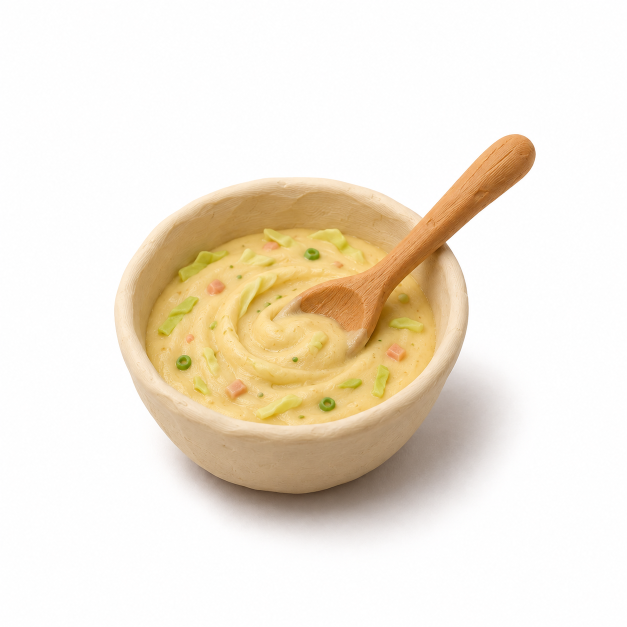
#> input picture artwork/clay-v3/batter.png, 1254 x 1254 px (shown at 1/2 size); its folder holds only this picture in this run
$ python cutout.py
#> lines starting #> are read from the running program, lines starting #| are printed output that depends on the picture; after the words box and inside, x2 and y2 are one past the last pixel; in counts of white or black regions, pixels touching at a corner belong together
# Transparent cut-outs for the clay-v3 set: Vision subject mask + coloured pieces + the soft shadow kept as translucent dark.
import glob, os
import numpy as np
from PIL import Image, ImageFilter
S = os.path.dirname(os.path.abspath(__file__))
R = os.path.abspath(os.path.join(S, '..', '..')) + '/'  # repo root; Vision masks (from lift.swift) sit beside this script as <name>.png
def cut(n):
#> called with n = 'batter'
    src = np.asarray(Image.open(R + f'artwork/clay-v3/{n}.png').convert('RGB')).astype(np.float32)
    corner = np.median(src[:24, :24].reshape(-1, 3), axis=0).min()
#> corner = 254
    src = np.minimum(255, src * 255 / max(235, corner - 1))
    vis = Image.open(f'{S}/{n}.png').convert('RGBA').getchannel('A')
#> vis: PIL image 1254x1254 L; every value is 255
    vis = np.asarray(vis.filter(ImageFilter.MinFilter(3)).filter(ImageFilter.GaussianBlur(0.8))).astype(np.float32) / 255
#> vis: shape (1254, 1254) float32; every value is 1
    mn, mx = src.min(axis=2), src.max(axis=2)
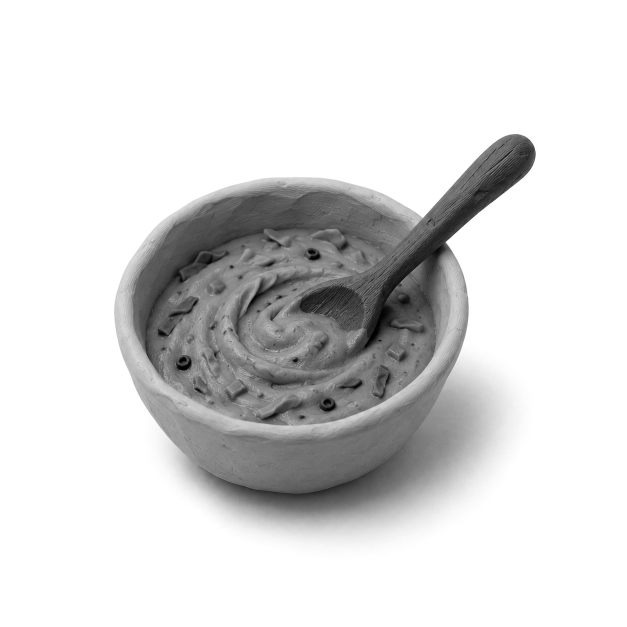
#> mn: shape (1254, 1254) float32 (shown at 1/2 size); min 0, max 255, mean 217.9
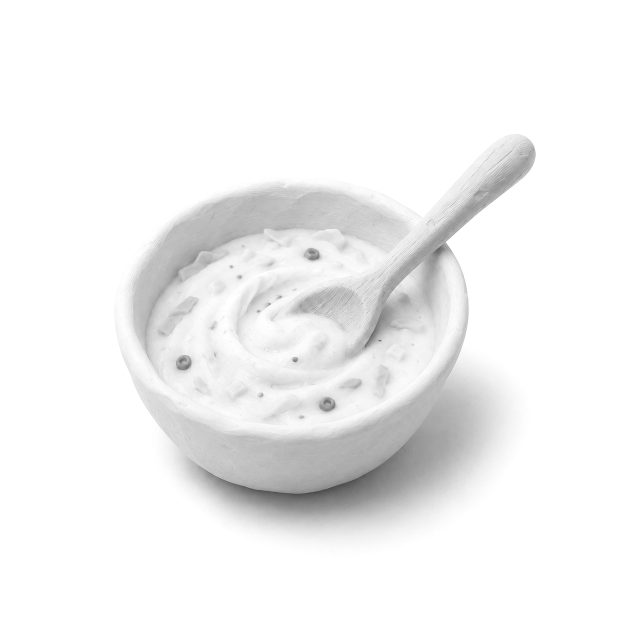
#> mx: shape (1254, 1254) float32 (shown at 1/2 size); min 61.48, max 255, mean 242.2
    extra = ((mx - mn > 30) | (mn < 150)).astype(np.uint8) * 255
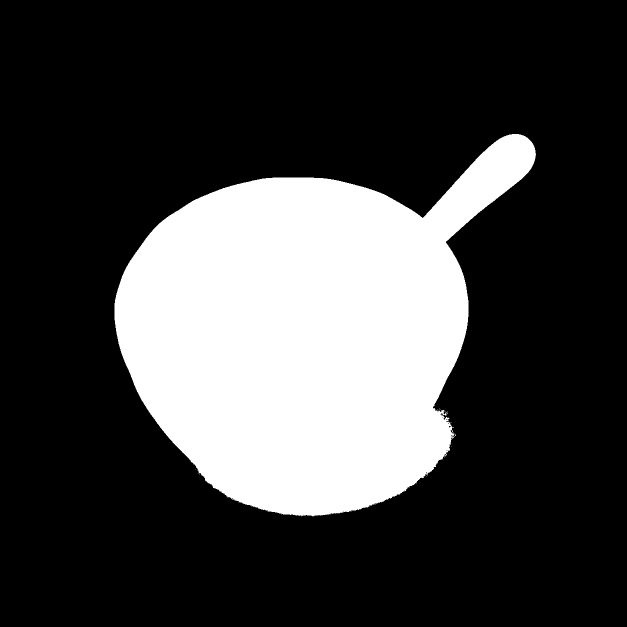
#> extra: shape (1254, 1254) (shown at 1/2 size); 25.1% white; 18 white regions (17 under 20 px), largest, box (x1, y1, x2, y2) and area: (229, 268, 1072, 1033) 395389
    extra = Image.fromarray(extra).filter(ImageFilter.MaxFilter(5)).filter(ImageFilter.MinFilter(7)).filter(ImageFilter.GaussianBlur(1))
#> extra: PIL image 1254x1254 L
    op = np.maximum(vis, np.asarray(extra).astype(np.float32) / 255)
    a = np.clip((1 - mn / 255 - 0.02) / 0.98, 0, 1)
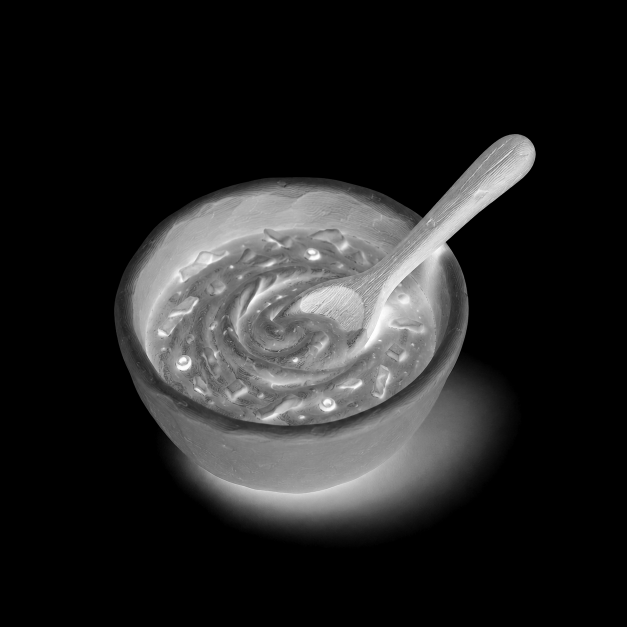
#> a: shape (1254, 1254) float32 (shown at 1/2 size); min 0, max 1, mean 0.142
    c2a = np.where(a[..., None] > 0.004, (src - (1 - a[..., None]) * 255) / np.maximum(a[..., None], 0.004), 0)
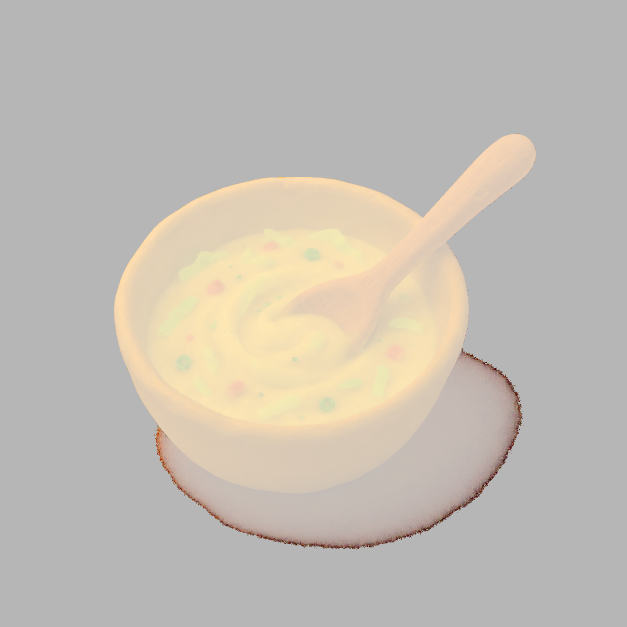
#> c2a: shape (1254, 1254, 3) float32 (shown at 1/2 size); mean R, G, B 44.9, 24.1, -5.8; drawn with min black and max white
    rgb = src * op[..., None] + np.clip(c2a, 0, 255) * (1 - op[..., None])
    alpha = op + (1 - op) * a
    return Image.fromarray(np.dstack([rgb, alpha * 255]).clip(0, 255).astype(np.uint8), 'RGBA'), alpha
names = sorted(os.path.basename(f)[:-4] for f in glob.glob(R + 'artwork/clay-v3/*.png') if os.path.basename(f) not in ('bowl-3.png', 'shoga.png'))
for n in names:
    im, alpha = cut(n)
    ys, xs = np.where(alpha > 0.12)
    b = (xs.min(), ys.min(), xs.max(), ys.max())
#> b = (0, 0, 1253, 1253)
    dish = n.startswith('dish-')
    side = int(max(b[2] - b[0], b[3] - b[1]) * (1.06 if dish else 1.12))
#> side = 1403
    cx, cy = (b[0] + b[2]) // 2, (b[1] + b[3]) // 2
#> cx = 626; cy = 626
    sq = Image.new('RGBA', (side, side), (0, 0, 0, 0))
#> sq: PIL image 1403x1403 RGBA; every value is 0
    sq.paste(im, (side // 2 - int(cx), side // 2 - int(cy)))
    px = 960 if dish else 880
    sq = sq.resize((px, px), Image.LANCZOS)
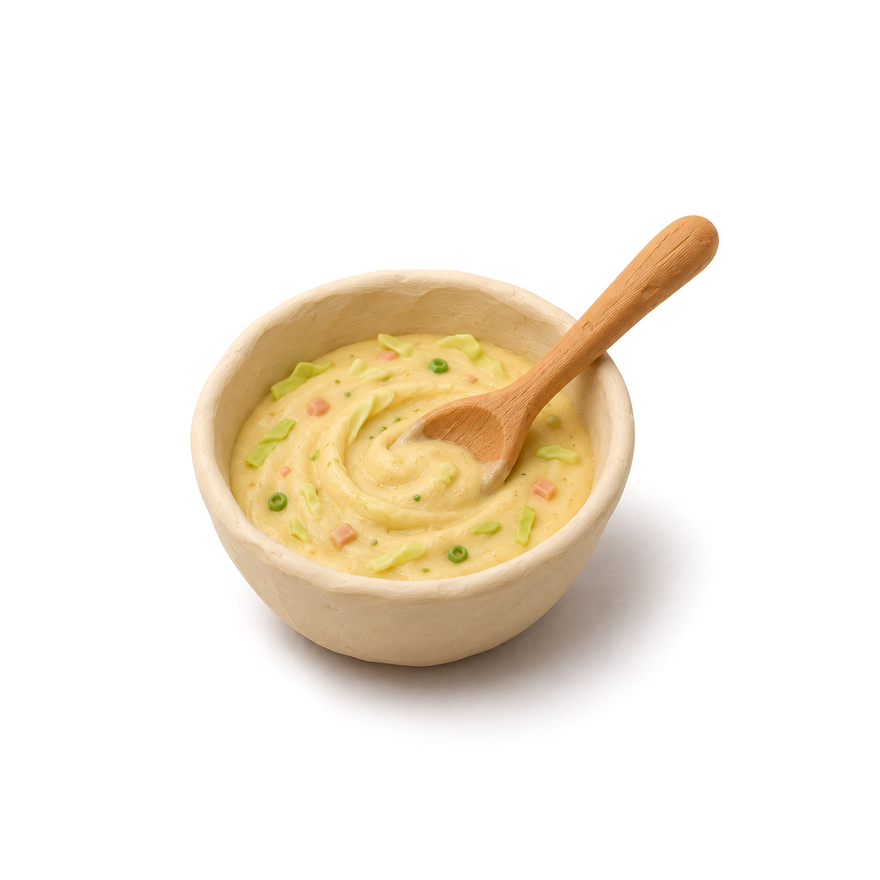
#> sq: PIL image 880x880 RGBA; mean R, G, B, A 194.5, 187.1, 175.2, 203.7; transparent parts drawn white
    sq.save(R + f'app/next/img/{n}.webp', quality=88); sq.save(f'{S}/out-{n}.png')
W = 220; cols = 9; rows = (len(names) + cols - 1) // cols
sheet = Image.new('RGB', (W * cols, W * rows), (169, 205, 185))
for i, n in enumerate(names):
    c = Image.open(f'{S}/out-{n}.png').resize((W, W)); sheet.paste(c, ((i % cols) * W, (i // cols) * W), c)
#> after `sheet.paste(c, (i % cols * W, i // cols * W), c)`:
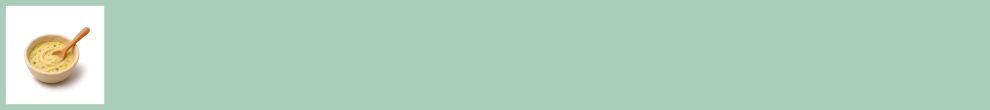
#> sheet: PIL image 1980x220 RGB (shown at 1/2 size); mean R, G, B 175.5, 207.5, 187.9
sheet.save(f'{S}/sheet.png')
print('ok', len(names))

$ run again, on artwork/clay-v3/clam.png
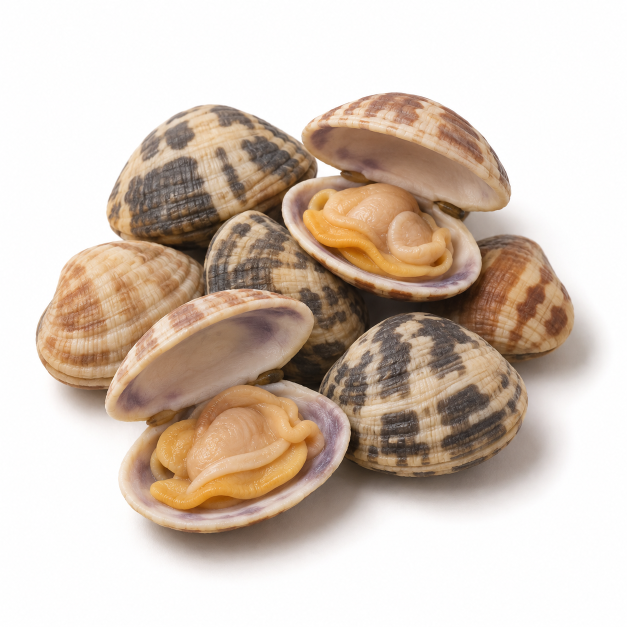
#> input picture artwork/clay-v3/clam.png, 1254 x 1254 px (shown at 1/2 size)
#> corner = 254
#> in cut, `extra = ((mx - mn > 30) | (mn < 150)).astype(np.uint8) * 255`:
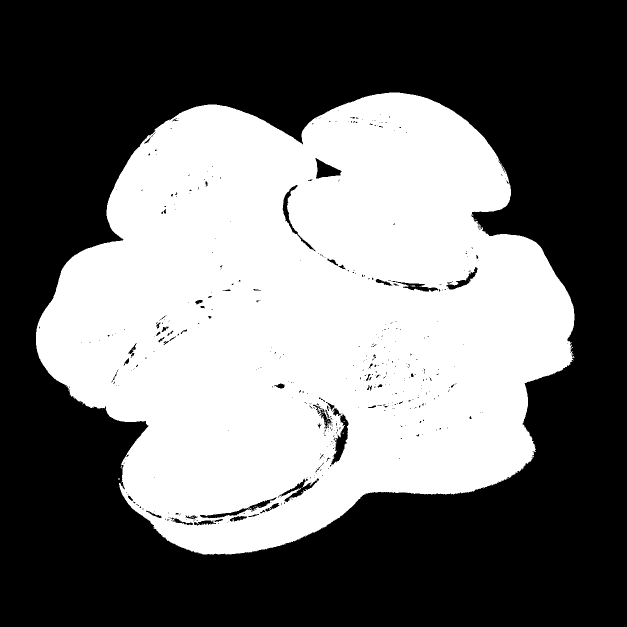
#> extra: shape (1254, 1254) (shown at 1/2 size); 43.9% white; 45 white regions (44 under 20 px), largest, box (x1, y1, x2, y2) and area: (72, 185, 1149, 1109) 690176
#> b = (0, 0, 1253, 1253)
#> side = 1403
#> cx = 626
#> `sheet.paste(c, (i % cols * W, i // cols * W), c)`:
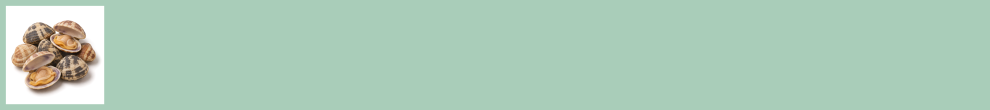
#> sheet: PIL image 1980x220 RGB (shown at 1/2 size); mean R, G, B 172.9, 204.4, 185
